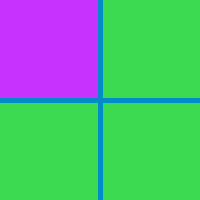
Frame 1 (no input)
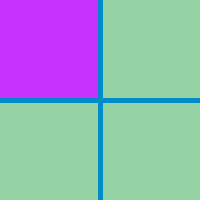
Frame 60 (the mouse pressed at the canvas centre just before this capture)
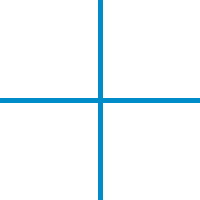
Frame 120 (the mouse held since frame 60 and released just before this capture)

The Processing sketch that drew these frames (run headless with seeded random() and noise(); from frame 60 on, the mouse is pressed at the canvas centre):

// Processing sketch: processing_62278
// ── processing_62278.pde


//slide mouse over the squares
//stop at one square and it changes the background
//thanks for starting me out:Zcaubitz


void setup() {
  size(200, 200);
  background(random(255), random(255), random(255));
}
 
void draw() {
  background(random(255), random(255), random(255));
   
  noStroke();
   
  if (mouseX < width/2 && mouseY < height/2) {
    fill(200, 50, 300);
    rect(0, 0, width/2, height/2);
}   else if (mouseX > width/2 && mouseY < height/2) {
    rect(200, 0, width/2, height/2);
    { background(random(255), 200, 400);
    }
}   else if (mouseX < height/2 && mouseY > height/2) {
    rect(0, 100, width/2, height/2);
    { background(300, 200, 400);
    }
}   else {
    rect(100, 100, width/2, height/2);
    { background(255, 300, 400);
    }
}
 
  stroke(0, 140, 200);
  strokeWeight(5);
  line(0, 100, 200, 100);
  line(100, 0, 100, 200);
 
}
